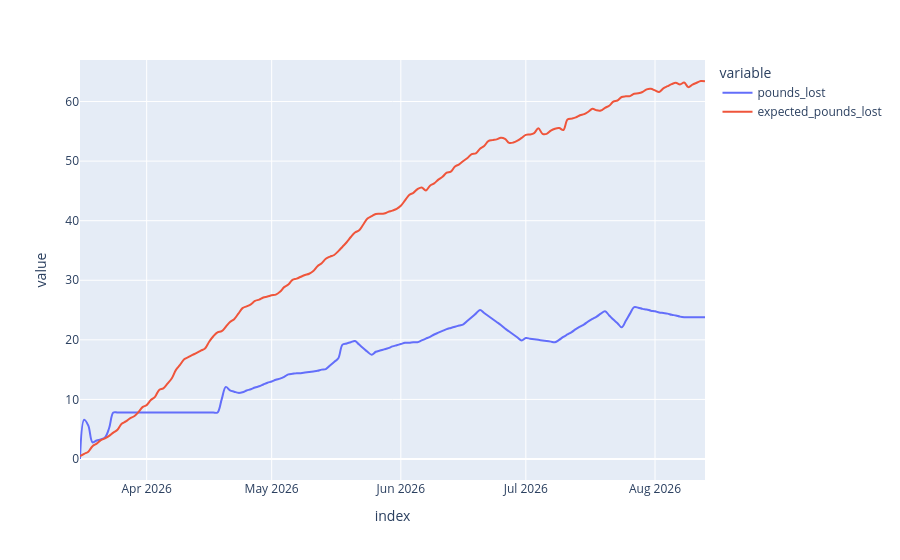

Notebook source saved alongside this figure:
### Code cell
px.line(
    df,
    x=df.index,
    y=['pounds_lost', 'expected_pounds_lost'],
    line_shape='spline'
)

### Figure 1 — Plotly figure (JSON) as saved in the notebook; plotly's stock layout.template omitted (floating-point values rounded to 4 significant figures; data arrays with more than 128 entries replaced by an {"elided": "..."} marker saying what was removed)
{"data": [{"hovertemplate": "variable=pounds_lost<br>index=%{x}<br>value=%{y}<extra></extra>", "legendgroup": "pounds_lost", "line": {"color": "#636efa", "dash": "solid", "shape": "spline"}, "marker": {"symbol": "circle"}, "mode": "lines", "name": "pounds_lost", "orientation": "v", "showlegend": true, "type": "scatter", "x": {"elided": "151 str values"}, "xaxis": "x", "y": {"elided": "151 float values"}, "yaxis": "y"}, {"hovertemplate": "variable=expected_pounds_lost<br>index=%{x}<br>value=%{y}<extra></extra>", "legendgroup": "expected_pounds_lost", "line": {"color": "#EF553B", "dash": "solid", "shape": "spline"}, "marker": {"symbol": "circle"}, "mode": "lines", "name": "expected_pounds_lost", "orientation": "v", "showlegend": true, "type": "scatter", "x": {"elided": "151 str values"}, "xaxis": "x", "y": {"elided": "151 float values"}, "yaxis": "y"}], "layout": {"legend": {"title": {"text": "variable"}, "tracegroupgap": 0}, "margin": {"t": 60}, "xaxis": {"anchor": "y", "domain": [0, 1], "title": {"text": "index"}}, "yaxis": {"anchor": "x", "domain": [0, 1], "title": {"text": "value"}}}}
